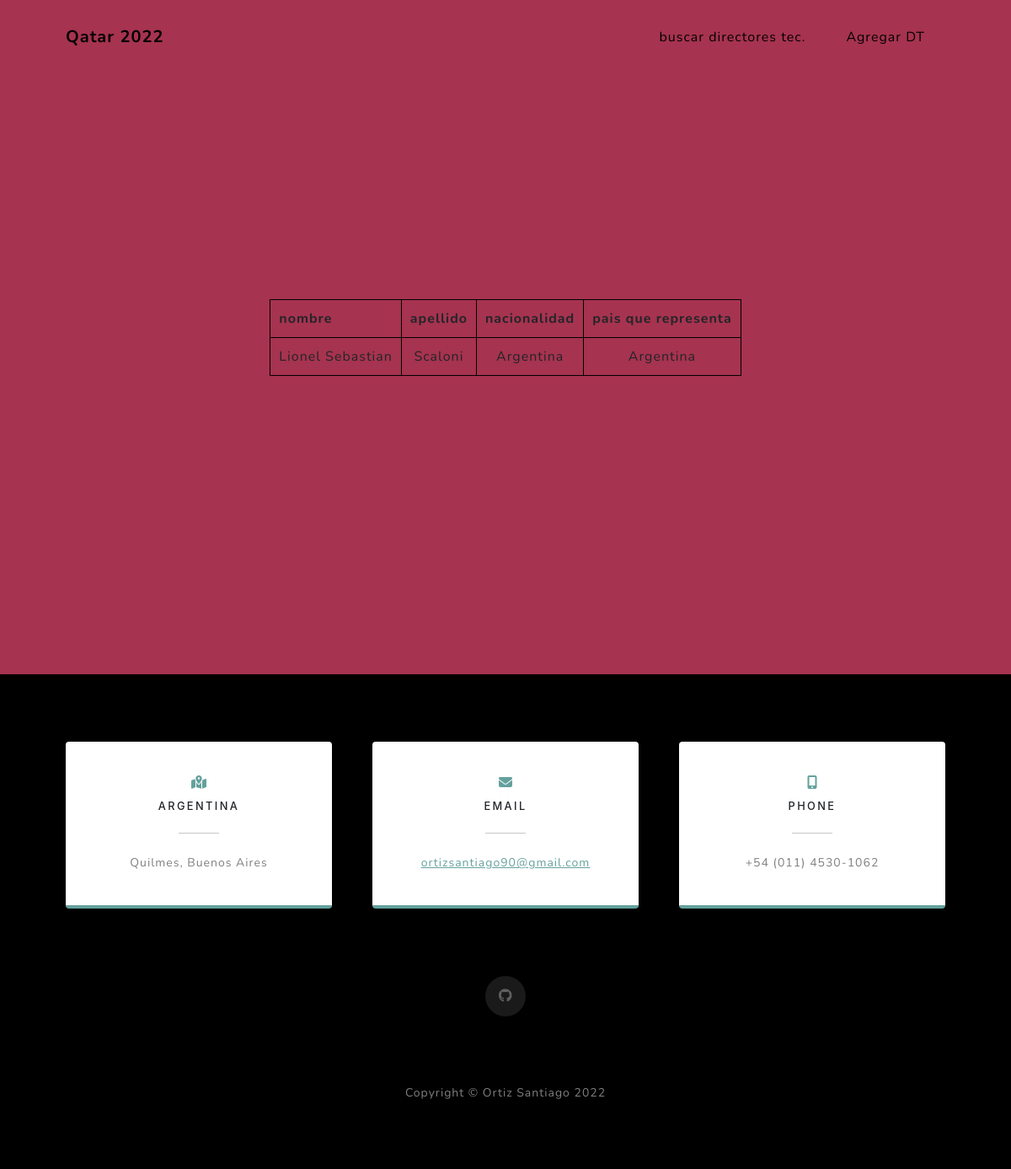
Page /directores_Tecn/ on the earlier database version.
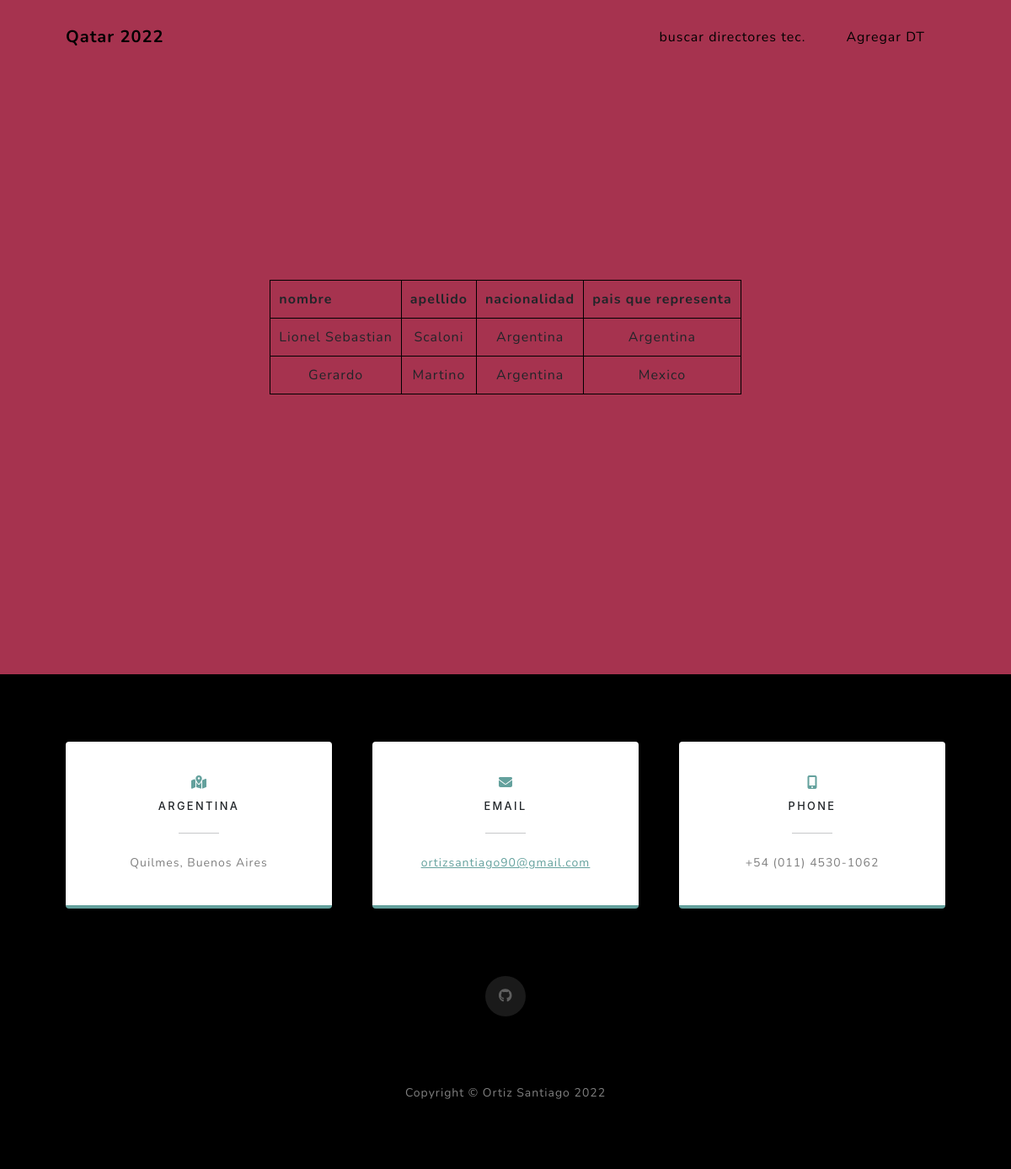
Same page on the later database version.
### appmundial/models.py (models this page shows)
class DT(models.Model):
    nombre_dt = models.CharField(max_length=40)
    apellido_dt = models.CharField(max_length=40)
    pais_dt = models.CharField(max_length=40)
    seleccion_representada = models.CharField(max_length=40)

### appmundial/views.py (the view)
# urls.py: path("directores_Tecn/",views.Directores_tecnicos, name="mundial-directores_Tecn"),
def Directores_tecnicos(request):
    director = DT.objects.all()
    datos = { "listasdirectores" : director }
    return render(request, "appmundial/directores_tec.html", datos)

### appmundial/templates/appmundial/directores_tec.html (shortened to what this page needs)
{% extends "appmundial/base3.html" %}
{% block nav %}
<li class="nav-item"><a class="nav-link" style="color:black ;" href="{% url 'mundial-directores_Tecn-buscar' %}">buscar directores tec.</a></li>
<li class="nav-item"><a class="nav-link" style="color:black ;" href="{% url 'mundial-directores_Tecn-agregar' %}">Agregar DT</a></li>
{% endblock %}
{% block contenido %}
<div class="masthead" style="background: rgb(166, 51, 79) ;">
    <div class="container px-4 px-lg-5 d-flex h-100 align-items-center justify-content-center">
        <table>
            <thead>
                <tr>
                    <th scope="col">nombre</th>
                    <th scope="col">apellido</th>
                    <th scope="col">nacionalidad</th>
                    <th scope="col">pais que representa</th>
                </tr>
            </thead>
            <tbody>
                {% for dt in listasdirectores %}
                <tr>
                    <td>{{dt.nombre_dt}}</td>
                    <td>{{dt.apellido_dt}}</td>
                    <td>{{dt.pais_dt}}</td>
                    <td>{{dt.seleccion_representada}}</td>
                {% endfor %}
                </tr>
            </tbody>
        </table>
    </div>
</div>
{% endblock %}

Differences in the rows shown:
added DT: nombre_dt "Gerardo", apellido_dt "Martino", pais_dt "Argentina", seleccion_representada "Mexico"
